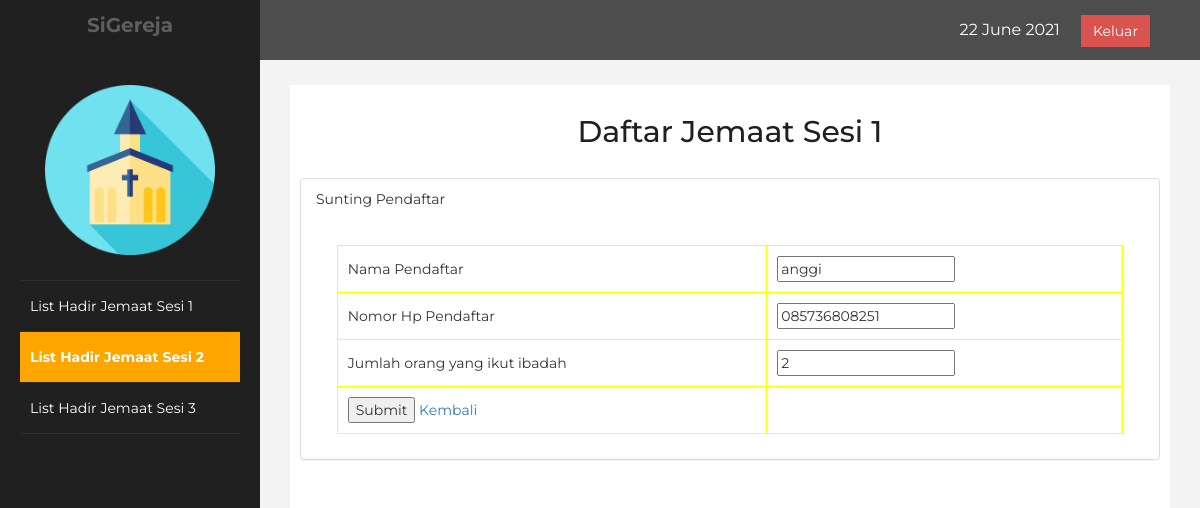
Screenshot of /update2.php?id=36 with the database file from the repository.
### tables this page shows
CREATE TABLE `sesi_2` (
  `nomor` int(11) NOT NULL,
  `nama` varchar(255) NOT NULL,
  `no_hp` varchar(50) NOT NULL,
  `jumlah` int(10) NOT NULL
);

### update2.php (the view, shortened to what this page needs)
<!DOCTYPE html>
<html lang="en">
<head>
    <link rel="stylesheet" href="https://maxcdn.bootstrapcdn.com/bootstrap/3.3.7/css/bootstrap.min.css">
    <link rel="stylesheet" href="css/css5.css"/>
    <?php
       include 'koneksi.php';
       $id = $_GET['id'];
       $sql = mysqli_query($koneksi, "select * from sesi_2 where nomor='$id'");
       $row = mysqli_fetch_array($sql);
    ?>
</head>
<body>
    <div id="wrapper">
        <nav class="navbar navbar-default navbar-cls-top " role="navigation" style="margin-bottom: 0">
            <div class="navbar-header">
                <a class="navbar-brand" href="#"> SiGereja</a>
            </div>
    <div style="color: white;padding: 15px 50px 5px 50px;float: right;font-size: 16px;"><?php date_default_timezone_set('Asia/Jakarta'); echo date("d F Y")."&nbsp; &nbsp; &nbsp;"; ?><a href="logout.php" class="btn btn-danger square-btn-adjust">Keluar</a> </div>
        </nav>
            <nav class="navbar-default navbar-side" role="navigation">
            <div class="sidebar-collapse">
                <ul class="nav" id="main-menu">
				<li class="text-center">
                    <img src="resource/image/logogereja.png" class="user-image img-responsive"/>
					</li>
                    <li>
                        <a href="admin.php"><i class="fa fa-dashboard fa-3x"></i> List Hadir Jemaat Sesi 1</a>
                    </li>
                    <li>
                        <a class="active-menu" href="admin_test2.php"><i class="fa fa-desktop fa-3x"></i> List Hadir Jemaat Sesi 2</a>
                    </li>
                    <li>
                        <a  href="admin_test3.php"><i class="fa fa-desktop fa-3x"></i> List Hadir Jemaat Sesi 3</a>
                    </li>
				</ul>
            </div>
        </nav>
        <div id="page-wrapper" >
            <div id="page-inner">
                <div class="row">
                    <div class="col-md-12">
                     <h2>Daftar Jemaat Sesi 1</h2>
                        <br>
                    </div>
                </div>
                <div class="row">
                <div class="col-md-12 col-sm-0">
                    <div class="panel">
                        <div class="panel-heading">
                        Sunting Pendaftar
                        </div>
                        <div class="panel-body">
                        <form method="POST" action="updateAct2.php">
                                <table>
                                    <tr>
                                        <td>Nama Pendaftar</td>
                                        <td><input type="text" value="<?php echo $row['nama'];?>" name="nama"></td>
                                    </tr>
                                    <tr>
                                        <td>Nomor Hp Pendaftar </td>
                                        <td><input type="text" value="<?php echo $row['no_hp'];?>" name="no_hp"></td>
                                    </tr>
                                    <tr>
                                        <td>Jumlah orang yang ikut ibadah</td>
                                        <td><input type="text" value="<?php echo $row['jumlah'];?>" name="jumlah"></td>
                                    </tr>
                                    <tr>
                                        <td>
                                            <input type="submit" value="Submit">
                                            <a href="admin_test2.php">Kembali</a>
                                        </td>
                                    </tr>
                                </table>
                            </form>
                        </div>
                    </div>
                </div>
             </div>
             </div>
            </div>
        </div>
</body>
</html>

### css/css5.css (style rules this page uses)
body { font-family: 'Montserrat', sans-serif; }
table { border: solid 1px yellow; border-collapse: collapse; border-spacing: 0; width: 95%; margin: 10px auto 10px auto; }
table tbody td { border: solid 1px yellow; color: #333; padding: 10px; text-shadow: 1px 1px 1px #fff; }
h2 { text-align: center; }
#wrapper { width: 100%; background:#202020; }
#page-wrapper { padding: 15px 15px; min-height: 600px; background:#F3F3F3; }
#page-inner { width:100%; margin:10px 20px 10px 0px; background-color:#fff!important; padding:10px; min-height:1200px; }
.text-center { text-align:center; }
h2 { color: #202020; }
.square-btn-adjust { border: 0px solid transparent; -webkit-border-radius: 0px; -moz-border-radius: 0px; border-radius: 0px; }
.user-image { margin: 25px auto; -webkit-border-radius: 10px; -moz-border-radius: 10px; border-radius: 10px; max-height:170px; max-width:170px; }
.navbar-cls-top .navbar-brand { color: black; background: orange; width: 260px; text-align: center; height: 60px; font-size: 20px; font-weight: 700; padding-top: 10; }
.active-menu { background-color:orange!important; color: #202020; font-weight: bold; }
.sidebar-collapse , .sidebar-collapse .nav { background:none; }
.sidebar-collapse .nav { padding:0; }
.sidebar-collapse .nav > li > a { color:#fff; background:#202020; text-shadow:none; }
.sidebar-collapse > .nav > li > a { padding:15px 10px; }
.sidebar-collapse > .nav > li { border-bottom: 1px solid rgba(107, 108, 109, 0.19); }
.navbar-side { border:none; background-color: #202020; padding-left: 20px; padding-right: 20px; }
.navbar-cls-top { background:#4D4D4D; border-bottom:none; }
.navbar-default { border:0px solid black; }
.navbar-header { background: #202020; }
@media (min-width:768px) { #page-wrapper { margin: 0 0 0 260px; padding: 15px 30px; min-height: 1200px; } }
@media (min-width:768px) { .navbar-side { z-index: 1; position: absolute; width: 260px; } }
@media (min-width:768px) { .navbar { border-radius: 0px; } }
.panel { margin-bottom: 20px; background-color: #fff; border: 1px solid transparent; border-color: #ddd; border-radius: 4px; -webkit-box-shadow: 0 1px 1px rgba(0, 0, 0, .05); box-shadow: 0 1px 1px rgba(0, 0, 0, .05); }
.panel-body { padding: 15px; }

### rows the page displays
sesi_2: nama "anggi", no_hp "085736808251", jumlah "2"
